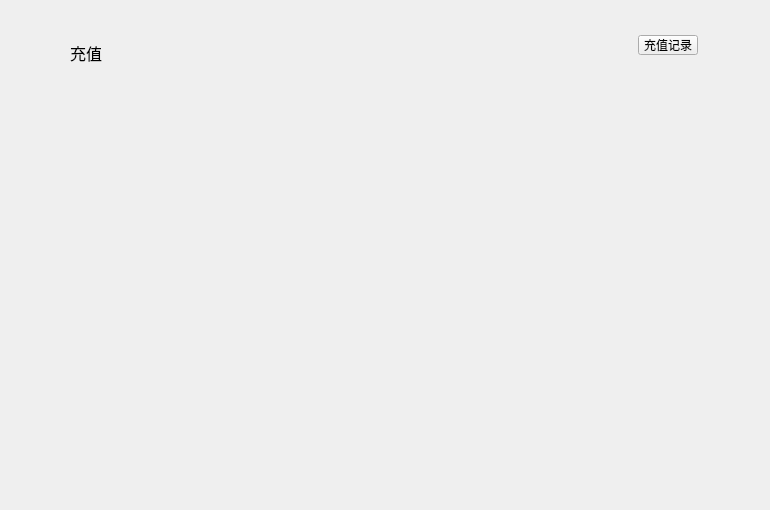
<?xml version="1.0" encoding="UTF-8"?>
<ui version="4.0">
 <class>DepositPage</class>
 <widget class="QWidget" name="DepositPage">
  <property name="geometry">
   <rect>
    <x>0</x>
    <y>0</y>
    <width>770</width>
    <height>510</height>
   </rect>
  </property>
  <property name="windowTitle">
   <string>Form</string>
  </property>
  <widget class="QLabel" name="title_label">
   <property name="geometry">
    <rect>
     <x>70</x>
     <y>40</y>
     <width>200</width>
     <height>26</height>
    </rect>
   </property>
   <property name="font">
    <font>
     <pointsize>12</pointsize>
    </font>
   </property>
   <property name="text">
    <string>充值</string>
   </property>
  </widget>
  <widget class="QToolButton" name="depositRecordBtn">
   <property name="geometry">
    <rect>
     <x>638</x>
     <y>35</y>
     <width>60</width>
     <height>20</height>
    </rect>
   </property>
   <property name="cursor">
    <cursorShape>PointingHandCursor</cursorShape>
   </property>
   <property name="text">
    <string>充值记录</string>
   </property>
  </widget>
  <widget class="QStackedWidget" name="stackedWidget">
   <property name="geometry">
    <rect>
     <x>0</x>
     <y>70</y>
     <width>770</width>
     <height>440</height>
    </rect>
   </property>
  </widget>
 </widget>
 <resources/>
 <connections/>
</ui>
